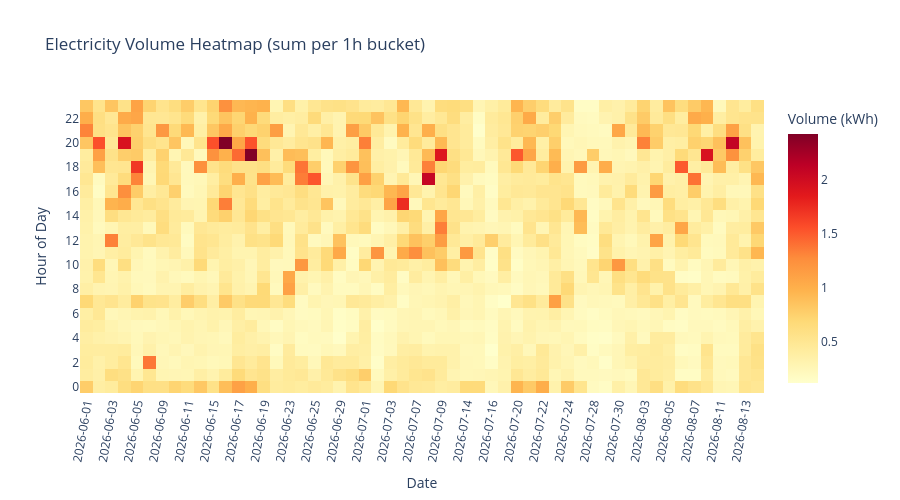

Notebook code for this chart:
### Code cell
plot_heatmap(df, exclude_days= ['2026-07-10'], day_type= 'weekday') #, export_html='heatmap.html', exclude_days=['2026-08-15', '2026-07-10'

### Figure 1 — Plotly figure (JSON) as saved in the notebook; plotly's stock layout.template omitted (floating-point values rounded to 4 significant figures; data arrays with more than 128 entries replaced by an {"elided": "..."} marker saying what was removed)
{"data": [{"colorbar": {"title": {"text": "Volume (kWh)"}}, "colorscale": [[0, "rgb(255,255,204)"], [0.125, "rgb(255,237,160)"], [0.25, "rgb(254,217,118)"], [0.375, "rgb(254,178,76)"], [0.5, "rgb(253,141,60)"], [0.625, "rgb(252,78,42)"], [0.75, "rgb(227,26,28)"], [0.875, "rgb(189,0,38)"], [1, "rgb(128,0,38)"]], "hovertemplate": "Date: %{x}<br>Time: %{y}<br>Volume: %{z:.3f}<extra></extra>", "type": "heatmap", "x": ["2026-06-01", "2026-06-02", "2026-06-03", "2026-06-04", "2026-06-05", "2026-06-08", "2026-06-09", "2026-06-10", "2026-06-11", "2026-06-12", "2026-06-15", "2026-06-16", "2026-06-17", "2026-06-18", "2026-06-19", "2026-06-22", "2026-06-23", "2026-06-24", "2026-06-25", "2026-06-26", "2026-06-29", "2026-06-30", "2026-07-01", "2026-07-02", "2026-07-03", "2026-07-06", "2026-07-07", "2026-07-08", "2026-07-09", "2026-07-13", "2026-07-14", "2026-07-15", "2026-07-16", "2026-07-17", "2026-07-20", "2026-07-21", "2026-07-22", "2026-07-23", "2026-07-24", "2026-07-27", "2026-07-28", "2026-07-29", "2026-07-30", "2026-07-31", "2026-08-03", "2026-08-04", "2026-08-05", "2026-08-06", "2026-08-07", "2026-08-10", "2026-08-11", "2026-08-12", "2026-08-13", "2026-08-14"], "y": ["0", "1", "2", "3", "4", "5", "6", "7", "8", "9", "10", "11", "12", "13", "14", "15", "16", "17", "18", "19", "20", "21", "22", "23"], "z": {"elided": "24x54 float values"}}], "layout": {"height": 500, "title": {"text": "Electricity Volume Heatmap (sum per 1h bucket)"}, "xaxis": {"tickangle": -80, "title": {"text": "Date"}, "type": "category"}, "yaxis": {"title": {"text": "Hour of Day"}, "type": "category"}}}
